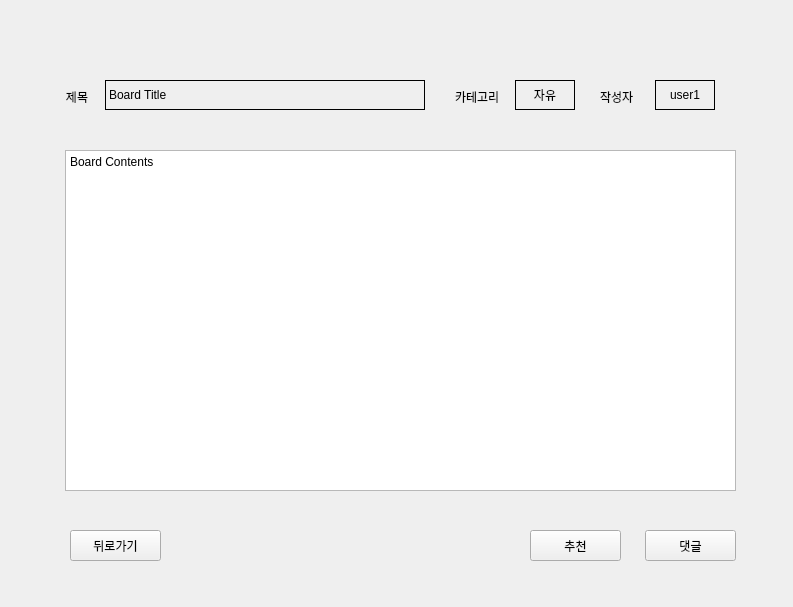
<?xml version="1.0" encoding="UTF-8"?>
<ui version="4.0">
 <class>Form</class>
 <widget class="QWidget" name="Form">
  <property name="geometry">
   <rect>
    <x>0</x>
    <y>0</y>
    <width>793</width>
    <height>607</height>
   </rect>
  </property>
  <property name="windowTitle">
   <string>Form</string>
  </property>
  <widget class="QPushButton" name="recommendButton">
   <property name="geometry">
    <rect>
     <x>530</x>
     <y>530</y>
     <width>91</width>
     <height>31</height>
    </rect>
   </property>
   <property name="text">
    <string>추천</string>
   </property>
  </widget>
  <widget class="QPushButton" name="replyButton">
   <property name="geometry">
    <rect>
     <x>645</x>
     <y>530</y>
     <width>91</width>
     <height>31</height>
    </rect>
   </property>
   <property name="text">
    <string>댓글</string>
   </property>
  </widget>
  <widget class="QTextBrowser" name="boardContents">
   <property name="geometry">
    <rect>
     <x>65</x>
     <y>150</y>
     <width>671</width>
     <height>341</height>
    </rect>
   </property>
   <property name="html">
    <string>&lt;!DOCTYPE HTML PUBLIC &quot;-//W3C//DTD HTML 4.0//EN&quot; &quot;http://www.w3.org/TR/REC-html40/strict.dtd&quot;&gt;
&lt;html&gt;&lt;head&gt;&lt;meta name=&quot;qrichtext&quot; content=&quot;1&quot; /&gt;&lt;style type=&quot;text/css&quot;&gt;
p, li { white-space: pre-wrap; }
&lt;/style&gt;&lt;/head&gt;&lt;body style=&quot; font-family:'Gulim'; font-size:9pt; font-weight:400; font-style:normal;&quot;&gt;
&lt;p style=&quot; margin-top:0px; margin-bottom:0px; margin-left:0px; margin-right:0px; -qt-block-indent:0; text-indent:0px;&quot;&gt;&lt;span style=&quot; font-family:'Gulim';&quot;&gt;Board Contents&lt;/span&gt;&lt;/p&gt;&lt;/body&gt;&lt;/html&gt;</string>
   </property>
  </widget>
  <widget class="QLabel" name="titleRowLabel">
   <property name="geometry">
    <rect>
     <x>45</x>
     <y>90</y>
     <width>64</width>
     <height>14</height>
    </rect>
   </property>
   <property name="text">
    <string>제목</string>
   </property>
   <property name="alignment">
    <set>Qt::AlignCenter</set>
   </property>
  </widget>
  <widget class="QLabel" name="categoryRowLabel">
   <property name="geometry">
    <rect>
     <x>455</x>
     <y>90</y>
     <width>64</width>
     <height>14</height>
    </rect>
   </property>
   <property name="text">
    <string>카테고리</string>
   </property>
  </widget>
  <widget class="QLabel" name="boardTitle">
   <property name="geometry">
    <rect>
     <x>105</x>
     <y>80</y>
     <width>320</width>
     <height>30</height>
    </rect>
   </property>
   <property name="frameShape">
    <enum>QFrame::Box</enum>
   </property>
   <property name="frameShadow">
    <enum>QFrame::Plain</enum>
   </property>
   <property name="text">
    <string>Board Title</string>
   </property>
   <property name="wordWrap">
    <bool>false</bool>
   </property>
  </widget>
  <widget class="QLabel" name="boardCategory">
   <property name="geometry">
    <rect>
     <x>515</x>
     <y>80</y>
     <width>60</width>
     <height>30</height>
    </rect>
   </property>
   <property name="frameShape">
    <enum>QFrame::Box</enum>
   </property>
   <property name="frameShadow">
    <enum>QFrame::Plain</enum>
   </property>
   <property name="text">
    <string>자유</string>
   </property>
   <property name="alignment">
    <set>Qt::AlignCenter</set>
   </property>
   <property name="wordWrap">
    <bool>false</bool>
   </property>
  </widget>
  <widget class="QLabel" name="boardWriter">
   <property name="geometry">
    <rect>
     <x>655</x>
     <y>80</y>
     <width>60</width>
     <height>30</height>
    </rect>
   </property>
   <property name="frameShape">
    <enum>QFrame::Box</enum>
   </property>
   <property name="frameShadow">
    <enum>QFrame::Plain</enum>
   </property>
   <property name="text">
    <string>user1</string>
   </property>
   <property name="alignment">
    <set>Qt::AlignCenter</set>
   </property>
   <property name="wordWrap">
    <bool>false</bool>
   </property>
  </widget>
  <widget class="QLabel" name="writerRowLabel">
   <property name="geometry">
    <rect>
     <x>600</x>
     <y>90</y>
     <width>64</width>
     <height>14</height>
    </rect>
   </property>
   <property name="text">
    <string>작성자</string>
   </property>
  </widget>
  <widget class="QPushButton" name="gobackButton">
   <property name="geometry">
    <rect>
     <x>70</x>
     <y>530</y>
     <width>91</width>
     <height>31</height>
    </rect>
   </property>
   <property name="text">
    <string>뒤로가기</string>
   </property>
  </widget>
 </widget>
 <resources/>
 <connections/>
</ui>
